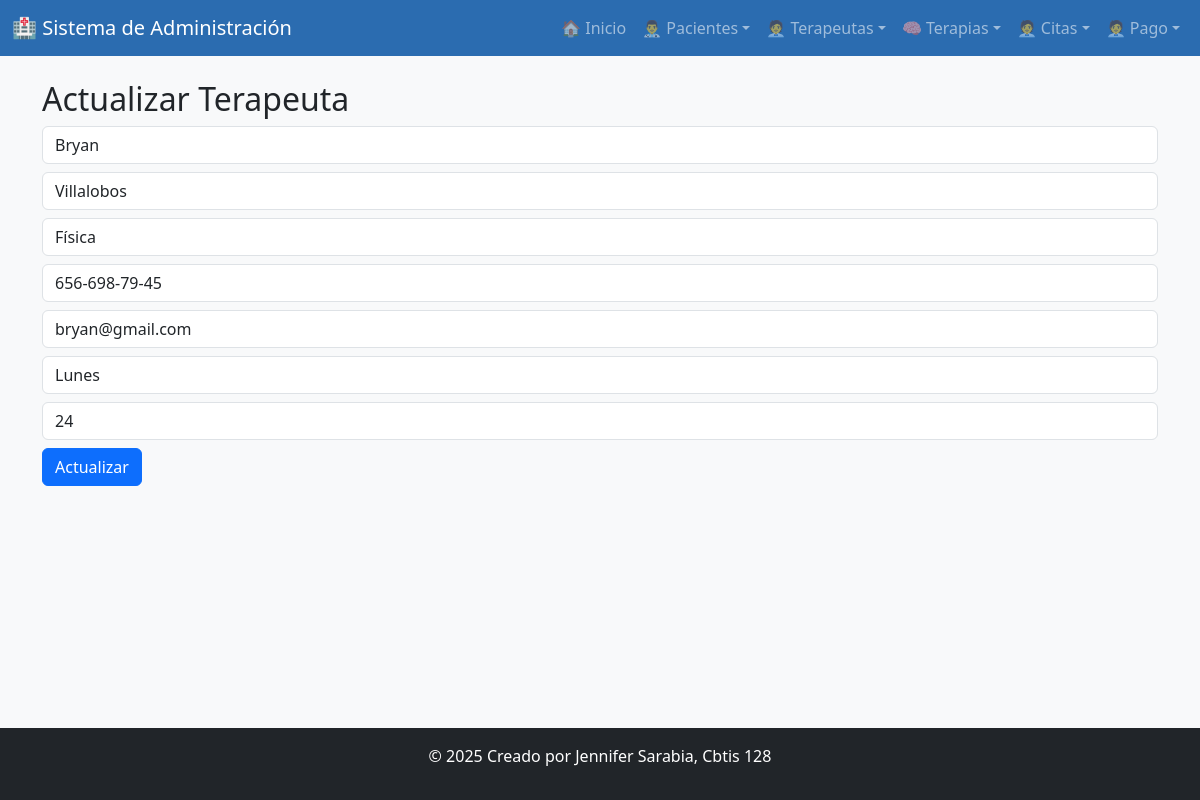
Page /actualizar_terapeuta/3/ on the committed database.
### app_paciente/models.py (models this page shows, shortened)
class Terapeuta(models.Model):
    nom_tep = models.CharField(max_length=100)
    ape_tep = models.CharField(max_length=100)
    especialidad_tep = models.CharField(max_length=100, choices=[
        ('Física', 'Física'),
        ('Psicológica', 'Psicológica'),
        ('Ocupacional', 'Ocupacional'),
        ('Lenguaje', 'Lenguaje'),
        ('Otra', 'Otra'),
    ])
    tel_tep = models.CharField(max_length=15)
    correo_tep = models.EmailField(max_length=80, unique=True)
    horario_tep = models.CharField(max_length=50, default='Lunes a Viernes')
    experiencia_tep = models.PositiveIntegerField(help_text="Años de experiencia")

### app_paciente/views.py (the view)
# urls.py: path('actualizar_terapeuta/<int:id>/', views.actualizar_terapeuta, name='actualizar_terapeuta'),
def actualizar_terapeuta(request, id):
    terapeuta = get_object_or_404(Terapeuta, id=id)
    return render(request, 'terapeuta/actualizar_terapeuta.html', {'terapeuta': terapeuta})

### app_paciente/templates/terapeuta/actualizar_terapeuta.html (shortened to what this page needs)
{% extends 'base.html' %}
{% block content %}
<h2>Actualizar Terapeuta</h2>
<form method="POST" action="/realizar_actualizacion_terapeuta/{{ terapeuta.id }}/">
  <input type="text" name="nom_tep" value="{{ terapeuta.nom_tep }}" class="form-control mb-2" placeholder="Nombre">
  <input type="text" name="ape_tep" value="{{ terapeuta.ape_tep }}" class="form-control mb-2" placeholder="Apellido">
  <select name="especialidad_tep" class="form-control mb-2">
    <option value="{{ terapeuta.especialidad_tep }}" selected>{{ terapeuta.especialidad_tep }}</option>
  </select>
  <input type="text" name="tel_tep" value="{{ terapeuta.tel_tep }}" class="form-control mb-2" placeholder="Teléfono">
  <input type="email" name="correo_tep" value="{{ terapeuta.correo_tep }}" class="form-control mb-2" placeholder="Correo electrónico">
  <input type="text" name="horario_tep" value="{{ terapeuta.horario_tep }}" class="form-control mb-2" placeholder="Horario">
  <input type="number" name="experiencia_tep" value="{{ terapeuta.experiencia_tep }}" class="form-control mb-2" placeholder="Años de experiencia">
  <button type="submit" class="btn btn-primary">Actualizar</button>
</form>
{% endblock %}

### rows in the picture
Terapeuta: nom_tep "Bryan", ape_tep "Villalobos", especialidad_tep "Física", tel_tep "656-698-79-45", correo_tep "bryan@gmail.com", horario_tep "Lunes", experiencia_tep "24"
